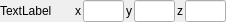
<?xml version="1.0" encoding="UTF-8"?>
<ui version="4.0">
 <class>UIFloat3</class>
 <widget class="QWidget" name="UIFloat3">
  <property name="geometry">
   <rect>
    <x>0</x>
    <y>0</y>
    <width>226</width>
    <height>20</height>
   </rect>
  </property>
  <property name="windowTitle">
   <string>Form</string>
  </property>
  <layout class="QHBoxLayout" name="horizontalLayout" stretch="1,2">
   <property name="spacing">
    <number>0</number>
   </property>
   <property name="leftMargin">
    <number>0</number>
   </property>
   <property name="topMargin">
    <number>0</number>
   </property>
   <property name="rightMargin">
    <number>0</number>
   </property>
   <property name="bottomMargin">
    <number>0</number>
   </property>
   <item>
    <widget class="QLabel" name="label">
     <property name="sizePolicy">
      <sizepolicy hsizetype="Preferred" vsizetype="Preferred">
       <horstretch>1</horstretch>
       <verstretch>0</verstretch>
      </sizepolicy>
     </property>
     <property name="minimumSize">
      <size>
       <width>72</width>
       <height>0</height>
      </size>
     </property>
     <property name="text">
      <string>TextLabel</string>
     </property>
    </widget>
   </item>
   <item>
    <widget class="QWidget" name="widget" native="true">
     <property name="sizePolicy">
      <sizepolicy hsizetype="Preferred" vsizetype="Preferred">
       <horstretch>2</horstretch>
       <verstretch>0</verstretch>
      </sizepolicy>
     </property>
     <property name="minimumSize">
      <size>
       <width>144</width>
       <height>0</height>
      </size>
     </property>
     <layout class="QHBoxLayout" name="horizontalLayout_2" stretch="0,1,0,1,0,1">
      <property name="spacing">
       <number>2</number>
      </property>
      <property name="leftMargin">
       <number>0</number>
      </property>
      <property name="topMargin">
       <number>0</number>
      </property>
      <property name="rightMargin">
       <number>0</number>
      </property>
      <property name="bottomMargin">
       <number>0</number>
      </property>
      <item>
       <widget class="QLabel" name="label_x">
        <property name="sizePolicy">
         <sizepolicy hsizetype="Minimum" vsizetype="Preferred">
          <horstretch>0</horstretch>
          <verstretch>0</verstretch>
         </sizepolicy>
        </property>
        <property name="text">
         <string>x</string>
        </property>
       </widget>
      </item>
      <item>
       <widget class="FloatLineEdit" name="x"/>
      </item>
      <item>
       <widget class="QLabel" name="label_y">
        <property name="sizePolicy">
         <sizepolicy hsizetype="Fixed" vsizetype="Preferred">
          <horstretch>0</horstretch>
          <verstretch>0</verstretch>
         </sizepolicy>
        </property>
        <property name="text">
         <string>y</string>
        </property>
       </widget>
      </item>
      <item>
       <widget class="FloatLineEdit" name="y"/>
      </item>
      <item>
       <widget class="QLabel" name="label_z">
        <property name="sizePolicy">
         <sizepolicy hsizetype="Minimum" vsizetype="Preferred">
          <horstretch>0</horstretch>
          <verstretch>0</verstretch>
         </sizepolicy>
        </property>
        <property name="text">
         <string>z</string>
        </property>
       </widget>
      </item>
      <item>
       <widget class="FloatLineEdit" name="z"/>
      </item>
     </layout>
    </widget>
   </item>
  </layout>
 </widget>
 <customwidgets>
  <customwidget>
   <class>FloatLineEdit</class>
   <extends>QLineEdit</extends>
   <header location="global">UI/FloatLineEdit.hpp</header>
  </customwidget>
 </customwidgets>
 <resources/>
 <connections/>
</ui>
